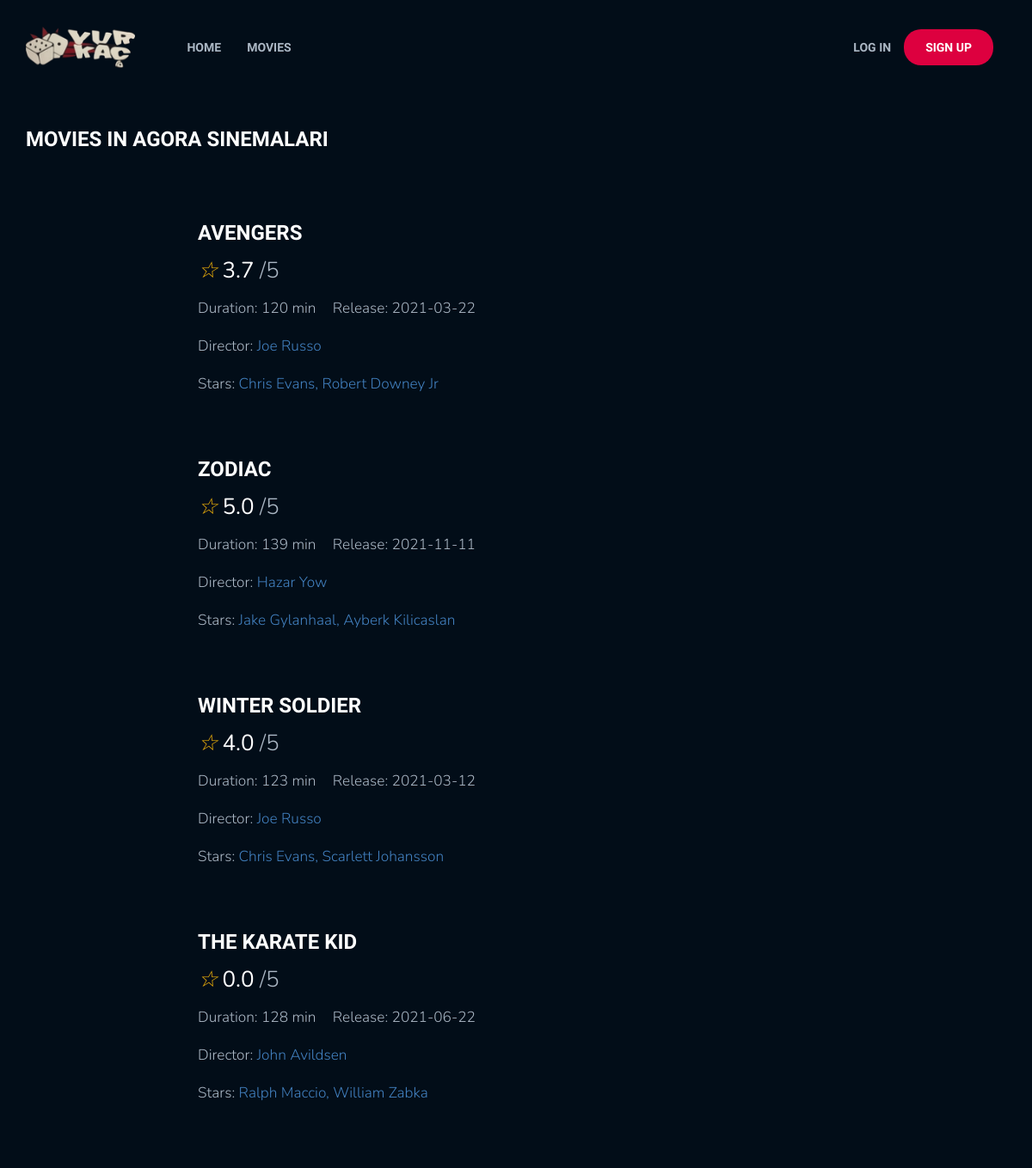
Screenshot of /theatermovielist/detay/1 with the database file from the repository.
### tables this page shows
CREATE TABLE `theater` (
  `id` int(11) NOT NULL,
  `location` varchar(200) NOT NULL
);

CREATE TABLE `movie` (
  `id` int(11) NOT NULL,
  `name` varchar(100) NOT NULL,
  `category` varchar(100) NOT NULL,
  `duration` int(11) NOT NULL,
  `release_date` date NOT NULL,
  `rate_number` float NOT NULL,
  `rate_count` int(11) NOT NULL,
  `director` varchar(100) NOT NULL,
  `star_1` varchar(100) NOT NULL,
  `star_2` varchar(100) NOT NULL,
  `image` blob DEFAULT NULL
);

### application/controllers/theaterMovieList.php (called while the page is built, shortened)
<?php
class TheaterMovieList extends CI_Controller {
    public function __construct() {
        $this->load->helper('url');
    }
    public function detay($id) {
        $result = $this->db->select('*')->from('theater')->where('id',$id)->get()->row();
        $this->load->view('frontend/theatermovielist', $result);
    }
}

### index.php (called while the page is built, shortened)
<?php
require_once BASEPATH.'core/CodeIgniter.php';

### application/views/frontend/theatermovielist.php (the view, shortened to what this page needs)
<!DOCTYPE html>
<html lang="en" class="no-js">
<head>
	<?php $customer=$this->session->userdata('user'); ?>
	<link rel="stylesheet" href="<?php echo base_url('assets/front/css/plugins.css'); ?>">
	<link rel="stylesheet" href="<?php echo base_url('assets/front/css/style.css'); ?>">
</head>
<body>
<header class="ht-header">
	<div class="container">
		<nav class="navbar navbar-default navbar-custom">
				<div class="navbar-header logo">
				    <a href="<?php echo base_url(''); ?>"><img class="logo" src= " <?php echo base_url('assets\front'); ?> \images\logo1.png" alt=""></a>
			    </div>
				<div class="collapse navbar-collapse flex-parent" id="bs-example-navbar-collapse-1">
					<ul class="nav navbar-nav flex-child-menu menu-left">
						<li class="dropdown first">
							<a href= "<?php echo site_url(''); ?>" class="btn btn-default lv1" >
							Home
							</a>
						</li>
						<li class="dropdown first">
							<a href= "<?php echo site_url('movies'); ?>" class="btn btn-default lv1" >
							movies
							</a>
						</li>
					</ul>
					<?php if($this->session->userdata('durum')){?>
						<ul class="nav navbar-nav flex-child-menu menu-right">
						<li> <a class="btn btn-default"> <?php echo $customer->name ?></a></li>
						<li class="btn"><a href="<?php echo base_url('useractivities/logout');?>">log out</a></li>
						</ul>
						<?php }
					else{ ?>
						<ul class="nav navbar-nav flex-child-menu menu-right">
						<li class="loginLink"><a href="#">LOG In</a></li>
						<li class="btn signupLink"><a href="#">sign up</a></li>
						</ul>
					<?php } ?>
				</div>
	    </nav>
	</div>
</header>
<div class="hero common-hero">
</div>
<div class="page-single movie_list">
	<div class="container">
		<div class="row ipad-width2">
			<div class="col-md-10 col-sm-12 col-xs-12">
            <div class="movie-item-style-2">
                <div class="mv-item-infor">
                    <h6 ><a id="myCheck" >Movies in <?php echo $location; ?></a></h6>
                </div>
            </div>
            <?php
            $query = $this->db->query("SELECT DISTINCT movie_id FROM sessions where theater_id=$id ;");
			foreach ($query->result_array() as $session)
			{
                $a = $session['movie_id'];
                $movie_query = $this->db->query("SELECT  * FROM movie where id=$a ;");
                foreach($movie_query->result_array() as $movie){
                ?>
				<div class="movie-item-style-2">
					<div class="mv-item-infor">
						<h6 ><a id="myCheck" href = "<?php echo base_url('/moviesingle/detay').'/'.$movie['id']?>"><?php echo $movie['name']; ?></a></h6>
						<p class="rate"><i>&#9734;</i><span><?php echo number_format((float)$movie['rate_number'],1,'.','')  ?></span> /5</p>
						<p class="run-time">Duration: <?php echo $movie['duration'];  ?>  min     <span>Release: <?php echo $movie['release_date'];  ?></span></p>
						<p>Director: <a><?php echo $movie['director'];  ?></a></p>
						<p>Stars: <a><?php echo $movie['star_1'];  ?>,</a> <a><?php echo $movie['star_2'];?></a></p>
					</div>
				</div>
			<?php } } ?>
			</div>
		</div>
	</div>
</div>
</body>
</html>

### rows the page displays
theater: location "AGORA SINEMALARI"
movie: name "AVENGERS", rate_number "3.7", duration "120", release_date "2021-03-22", director "Joe Russo", star_1 "Chris Evans", star_2 "Robert Downey Jr"
movie: name "ZODIAC", rate_number "5.0", duration "139", release_date "2021-11-11", director "Hazar Yow", star_1 "Jake Gylanhaal", star_2 "Ayberk Kilicaslan"
movie: name "WINTER SOLDIER", rate_number "4.0", duration "123", release_date "2021-03-12", director "Joe Russo", star_1 "Chris Evans", star_2 "Scarlett Johansson"
movie: name "THE KARATE KID", rate_number "0.0", duration "128", release_date "2021-06-22", director "John Avildsen", star_1 "Ralph Maccio", star_2 "William Zabka"
